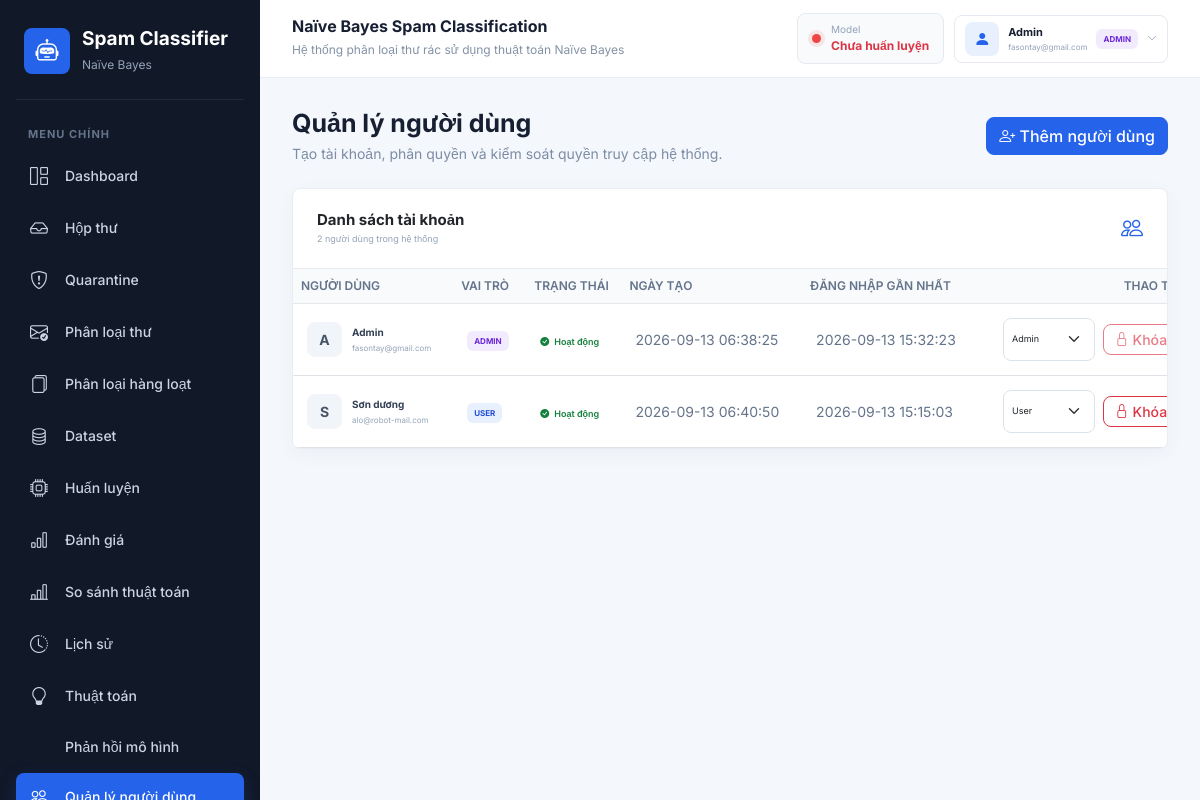
The app's page /users (signed in) with its own data.
### tables this page shows
CREATE TABLE users (
                id INTEGER PRIMARY KEY AUTOINCREMENT,
                name TEXT NOT NULL,
                email TEXT NOT NULL UNIQUE,
                password_hash TEXT NOT NULL,
                role TEXT NOT NULL DEFAULT 'user'
                    CHECK (role IN ('admin', 'user')),
                is_active INTEGER NOT NULL DEFAULT 1,
                created_at TIMESTAMP NOT NULL DEFAULT CURRENT_TIMESTAMP,
                last_login TIMESTAMP
            );

### app.py (the view)
@app.route("/users")
@admin_required
def users():
    return render_template("users.html", users=get_all_users())

### app.py (called while the page is built, shortened)
def get_model_status():
    dataset_path = FEEDBACK_DATASET_PATH
    preprocessing_path = "ml/preprocessing.py"
    train_path = "ml/train.py"
    model_path = "model/model.pkl"
    vectorizer_path = "model/vectorizer.pkl"
    if (
        not os.path.exists(model_path)
        or not os.path.exists(vectorizer_path)
    ):
        return {
            "trained": False,
            "outdated": True,
            "message": "Mô hình chưa được huấn luyện."
        }

@app.context_processor
def inject_global_data():
    return {
        "global_model_status": get_model_status()
    }

### auth.py (called while the page is built)
@login_manager.user_loader
def load_user(user_id):
    try:
        row = get_user_by_id(int(user_id))
    except (TypeError, ValueError):
        return None
    return User(row) if row and bool(row["is_active"]) else None

def admin_required(view):
    @wraps(view)
    def wrapped_view(*args, **kwargs):
        if not current_user.is_authenticated:
            return login_manager.unauthorized()
        if current_user.role != "admin":
            flash("Bạn không có quyền truy cập chức năng này.", "danger")
            return redirect(url_for("index"))
        return view(*args, **kwargs)
    return wrapped_view

    @property
    def is_active(self):
        return self._is_active

### database/db.py (called while the page is built)
def get_connection():
    conn = sqlite3.connect(DB_PATH)
    conn.row_factory = sqlite3.Row
    conn.execute("PRAGMA foreign_keys = ON")
    return conn

def get_user_by_id(user_id):
    with closing(get_connection()) as conn:
        return conn.execute(
            "SELECT * FROM users WHERE id = ?", (user_id,)
        ).fetchone()

def get_all_users():
    with closing(get_connection()) as conn:
        return conn.execute("SELECT * FROM users ORDER BY id ASC").fetchall()

### templates/users.html (shortened to what this page needs)
{% extends "base.html" %}
{% block content %}
<div class="users-page-header">
    <div class="page-title mb-0"><h2>Quản lý người dùng</h2><p>Tạo tài khoản, phân quyền và kiểm soát quyền truy cập hệ thống.</p></div>
    <button type="button" class="btn btn-primary" data-bs-toggle="modal" data-bs-target="#createUserModal"><i class="bi bi-person-plus"></i> Thêm người dùng</button>
</div>
<div class="card users-table-card mt-4">
    <div class="card-body p-0">
        <div class="users-table-heading"><div><h4>Danh sách tài khoản</h4><p>{{ users|length }} người dùng trong hệ thống</p></div><i class="bi bi-people"></i></div>
        <div class="table-responsive">
            <table class="table users-table align-middle mb-0">
                <thead><tr><th>Người dùng</th><th>Vai trò</th><th>Trạng thái</th><th>Ngày tạo</th><th>Đăng nhập gần nhất</th><th class="text-end">Thao tác</th></tr></thead>
                <tbody>
                    {% for user in users %}
                    <tr>
                        <td><div class="users-identity"><span>{{ user['name'][0]|upper }}</span><div><strong>{{ user['name'] }}</strong><small>{{ user['email'] }}</small></div></div></td>
                        <td><span class="role-badge {{ user['role'] }}">{{ user['role']|upper }}</span></td>
                        <td>{% if user['is_active'] %}<span class="user-status active"><i class="bi bi-check-circle-fill"></i> Hoạt động</span>{% else %}<span class="user-status disabled"><i class="bi bi-slash-circle-fill"></i> Đã khóa</span>{% endif %}</td>
                        <td>{{ user['created_at'] }}</td>
                        <td>{{ user['last_login'] or 'Chưa đăng nhập' }}</td>
                        <td>
                            <div class="users-actions">
                                <form method="POST" action="{{ url_for('change_user_role', user_id=user['id']) }}">
                                    <select name="role" class="form-select form-select-sm" aria-label="Vai trò của {{ user['name'] }}" onchange="this.form.submit()">
                                        <option value="user" {% if user['role'] == 'user' %}selected{% endif %}>User</option>
                                        <option value="admin" {% if user['role'] == 'admin' %}selected{% endif %}>Admin</option>
                                    </select>
                                </form>
                                <form method="POST" action="{{ url_for('toggle_user_active', user_id=user['id']) }}">
                                    <button type="submit" class="btn btn-sm {% if user['is_active'] %}btn-outline-danger{% else %}btn-outline-success{% endif %}" {% if user['id']|string == current_user.id %}disabled title="Không thể khóa tài khoản đang dùng"{% endif %}>
                                        {% if user['is_active'] %}<i class="bi bi-lock"></i> Khóa{% else %}<i class="bi bi-unlock"></i> Mở khóa{% endif %}
                                    </button>
                                </form>
                            </div>
                        </td>
                    </tr>
                    {% else %}
                    <tr><td colspan="6" class="empty-state"><i class="bi bi-people"></i><p>Chưa có tài khoản.</p></td></tr>
                    {% endfor %}
                </tbody>
            </table>
        </div>
    </div>
</div>
{% endblock %}

### templates/base.html (shortened to what this page needs)
<!DOCTYPE html>
<html lang="vi">
<head>
    <link
        href="https://cdn.jsdelivr.net/npm/bootstrap@5.3.3/dist/css/bootstrap.min.css"
        rel="stylesheet"
    >
    <link
        rel="stylesheet"
        href="https://cdn.jsdelivr.net/npm/bootstrap-icons@1.11.3/font/bootstrap-icons.css"
    >
    <link
        rel="stylesheet"
        href="{{ url_for('static', filename='css/style.css') }}"
    >
</head>
<body>
<div class="app-wrapper">
    <aside class="sidebar" id="appSidebar">
        <div class="sidebar-brand">
            <div class="brand-icon">
                <i class="bi bi-robot"></i>
            </div>
            <div>
                <h4>Spam Classifier</h4>
                <span>Naïve Bayes</span>
            </div>
        </div>
        <div class="sidebar-section-title">MENU CHÍNH</div>
        <nav class="sidebar-nav" aria-label="Điều hướng chính">
            <a
                href="{{ url_for('index') }}"
                class="sidebar-link {% if request.endpoint == 'index' %}active{% endif %}"
            >
                <i class="bi bi-grid-1x2"></i>
                <span>Dashboard</span>
            </a>
            <a
                href="{{ url_for('mail') }}"
                class="sidebar-link {% if request.endpoint in ['mail', 'mail_message_detail', 'submit_mail_feedback', 'connect_imap', 'connect_google', 'google_callback', 'sync_mail_account', 'disconnect_mail_account'] %}active{% endif %}"
            >
                <i class="bi bi-inbox"></i>
                <span>Hộp thư</span>
            </a>
            <a
                href="{{ url_for('quarantine') }}"
                class="sidebar-link {% if request.endpoint == 'quarantine' %}active{% endif %}"
            >
                <i class="bi bi-shield-exclamation"></i>
                <span>Quarantine</span>
            </a>
            <a
                href="{{ url_for('predict') }}"
                class="sidebar-link {% if request.endpoint == 'predict' %}active{% endif %}"
            >
                <i class="bi bi-envelope-check"></i>
                <span>Phân loại thư</span>
            </a>
            <a
                href="{{ url_for('batch_predict') }}"
                class="sidebar-link {% if request.endpoint in ['batch_predict', 'download_batch_result'] %}active{% endif %}"
            >
                <i class="bi bi-files"></i>
                <span>Phân loại hàng loạt</span>
            </a>
            {% if current_user.role == 'admin' %}
            <a
                href="{{ url_for('dataset') }}"
                class="sidebar-link {% if request.endpoint in ['dataset', 'add_dataset', 'delete_dataset', 'import_dataset'] %}active{% endif %}"
            >
                <i class="bi bi-database"></i>
                <span>Dataset</span>
            </a>
            <a
                href="{{ url_for('train') }}"
                class="sidebar-link {% if request.endpoint == 'train' %}active{% endif %}"
            >
                <i class="bi bi-cpu"></i>
                <span>Huấn luyện</span>
            </a>
            <a
                href="{{ url_for('evaluate') }}"
                class="sidebar-link {% if request.endpoint == 'evaluate' %}active{% endif %}"
            >
                <i class="bi bi-bar-chart"></i>
                <span>Đánh giá</span>
            </a>
            <a
                href="{{ url_for('compare') }}"
                class="sidebar-link {% if request.endpoint == 'compare' %}active{% endif %}"
            >
                <i class="bi bi-bar-chart-line"></i>
                <span>So sánh thuật toán</span>
            </a>
            {% endif %}
            <a
                href="{{ url_for('history') }}"
                class="sidebar-link {% if request.endpoint in ['history', 'delete_history', 'delete_all_history'] %}active{% endif %}"
            >
                <i class="bi bi-clock-history"></i>
                <span>Lịch sử</span>
            </a>
            <a
                href="{{ url_for('algorithm') }}"
                class="sidebar-link {% if request.endpoint == 'algorithm' %}active{% endif %}"
            >
                <i class="bi bi-lightbulb"></i>
                <span>Thuật toán</span>
            </a>
            {% if current_user.role == 'admin' %}
            <a
                href="{{ url_for('admin_feedback') }}"
                class="sidebar-link {% if request.endpoint in ['admin_feedback', 'approve_mail_feedback', 'reject_mail_feedback'] %}active{% endif %}"
            >
                <span>Phản hồi mô hình</span>
            </a>
            <a
                href="{{ url_for('users') }}"
                class="sidebar-link {% if request.endpoint in ['users', 'create_user_route', 'toggle_user_active', 'change_user_role'] %}active{% endif %}"
            >
                <i class="bi bi-people"></i>
                <span>Quản lý người dùng</span>
            </a>
            {% endif %}
        </nav>
    </aside>
    <main class="main-content">
        <header class="topbar">
            <div class="topbar-heading">
                <div class="topbar-title">
                    <h5>Naïve Bayes Spam Classification</h5>
                    <span>Hệ thống phân loại thư rác sử dụng thuật toán Naïve Bayes</span>
                </div>
            </div>
            <div class="topbar-actions">
            <div class="model-status" aria-live="polite">
                {% if not global_model_status.trained %}
                    <span class="status-dot danger"></span>
                    <div>
                        <small>Model</small>
                        <strong class="text-danger">Chưa huấn luyện</strong>
                    </div>
                {% elif global_model_status.outdated %}
                    <span class="status-dot warning"></span>
                    <div>
                        <small>Model</small>
                        <strong class="status-warning-text">Cần Train lại</strong>
                    </div>
                {% else %}
                    <span class="status-dot success"></span>
                    <div>
                        <small>Model</small>
                        <strong class="text-success">Ready</strong>
                    </div>
                {% endif %}
            </div>
            <div class="dropdown user-menu">
                <button
                    class="user-menu-toggle"
                    type="button"
                    data-bs-toggle="dropdown"
                    aria-expanded="false"
                    title="Tài khoản"
                >
                    <span class="user-avatar"><i class="bi bi-person-fill"></i></span>
                    <span class="user-menu-name">
                        <strong>{{ current_user.name }}</strong>
                        <small>{{ current_user.email }}</small>
                    </span>
                    <span class="role-badge {{ current_user.role }}">{{ current_user.role|upper }}</span>
                    <i class="bi bi-chevron-down user-menu-arrow"></i>
                </button>
            </div>
            </div>
        </header>
        <section class="page-content">
            {% block content %}{% endblock %}
        </section>
    </main>
</div>
</body>
</html>

### records on screen
users: name "Admin", email "fasontay@gmail.com", role "ADMIN", name "A", is_active 1 (drawn), created_at "2026-09-13 06:38:25", last_login "2026-09-13 15:32:23", role "Admin"
users: name "S", name "Sơn dương", email "alo@robot-mail.com", role "USER", is_active 1 (drawn), created_at "2026-09-13 06:40:50", last_login "2026-09-13 15:15:03", role "User"

### other values on screen
{{ users|length }} "2"
